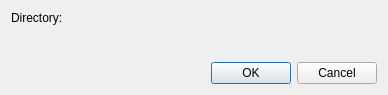
<?xml version="1.0" encoding="UTF-8"?>
<ui version="4.0">
 <class>InitDialog</class>
 <widget class="QDialog" name="InitDialog">
  <property name="geometry">
   <rect>
    <x>0</x>
    <y>0</y>
    <width>388</width>
    <height>95</height>
   </rect>
  </property>
  <property name="windowTitle">
   <string>Init git repo</string>
  </property>
  <property name="windowIcon">
   <iconset theme="kommit"/>
  </property>
  <layout class="QVBoxLayout" name="verticalLayout">
   <item>
    <layout class="QHBoxLayout" name="horizontalLayout">
     <item>
      <widget class="QLabel" name="label_2">
       <property name="text">
        <string>Directory:</string>
       </property>
      </widget>
     </item>
     <item>
      <widget class="UrlRequester" name="lineEditPath"/>
     </item>
    </layout>
   </item>
   <item>
    <spacer name="verticalSpacer">
     <property name="orientation">
      <enum>Qt::Vertical</enum>
     </property>
     <property name="sizeHint" stdset="0">
      <size>
       <width>20</width>
       <height>10</height>
      </size>
     </property>
    </spacer>
   </item>
   <item>
    <widget class="QDialogButtonBox" name="buttonBox">
     <property name="orientation">
      <enum>Qt::Horizontal</enum>
     </property>
     <property name="standardButtons">
      <set>QDialogButtonBox::Cancel|QDialogButtonBox::Ok</set>
     </property>
    </widget>
   </item>
  </layout>
 </widget>
 <customwidgets>
  <customwidget>
   <class>UrlRequester</class>
   <extends>QWidget</extends>
   <header>widgets/urlrequester.h</header>
  </customwidget>
 </customwidgets>
 <resources/>
 <connections>
  <connection>
   <sender>buttonBox</sender>
   <signal>accepted()</signal>
   <receiver>InitDialog</receiver>
   <slot>accept()</slot>
   <hints>
    <hint type="sourcelabel">
     <x>248</x>
     <y>254</y>
    </hint>
    <hint type="destinationlabel">
     <x>157</x>
     <y>274</y>
    </hint>
   </hints>
  </connection>
  <connection>
   <sender>buttonBox</sender>
   <signal>rejected()</signal>
   <receiver>InitDialog</receiver>
   <slot>reject()</slot>
   <hints>
    <hint type="sourcelabel">
     <x>316</x>
     <y>260</y>
    </hint>
    <hint type="destinationlabel">
     <x>286</x>
     <y>274</y>
    </hint>
   </hints>
  </connection>
 </connections>
</ui>
